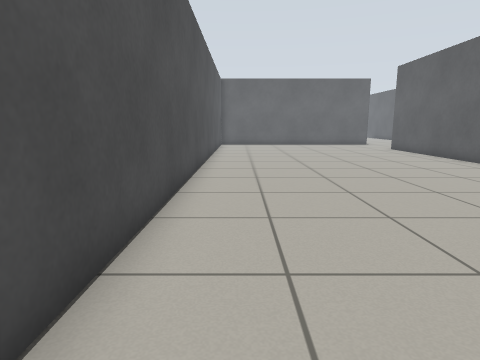
view 1 (above)

16 first-person views from a walk through a world built for the Gazebo simulator. The camera is 0.76 m above the floor, tilts 10° down and sees 75° across. Floor lines are 1 m apart. The floor is counted in squares, 0.5 m on a side. Each view is taken from the middle of a square. On the plan, view 1 faces up. The plan holds only what a view shows up to about 15 squares ahead; the rest is blank. The place goes on beyond the plan. Simple shapes stand in for some stock models.

view 2
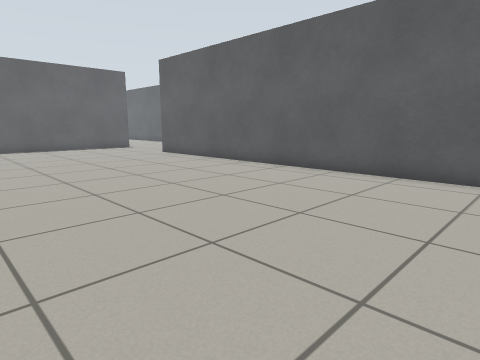

view 3
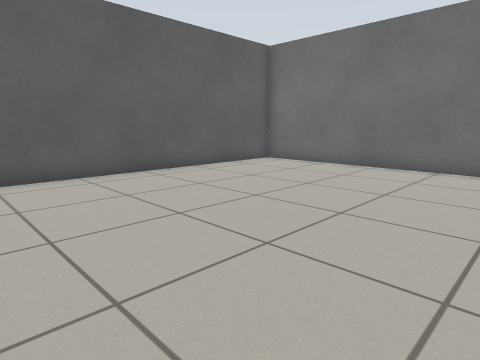

view 4
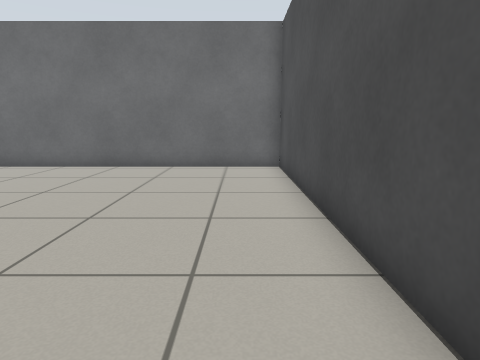

view 5
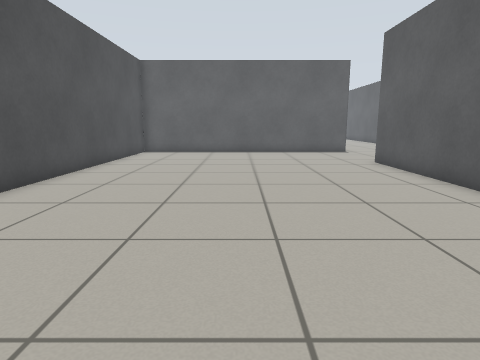

view 6
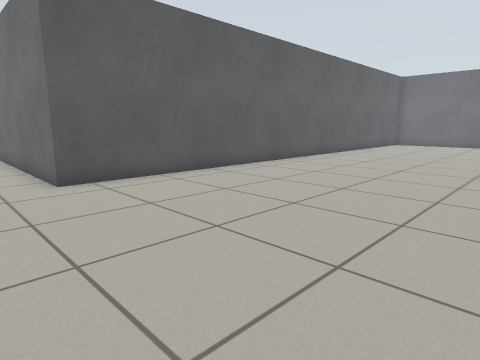

view 7
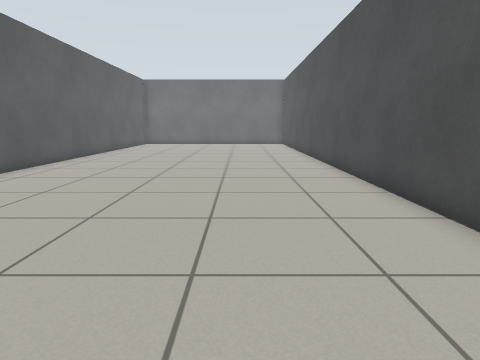

view 8
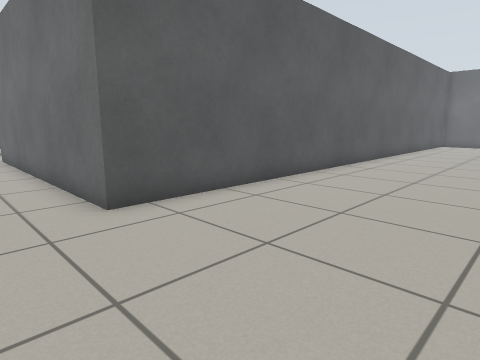

view 9
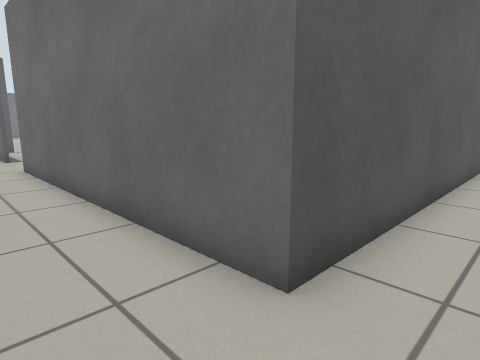

view 10
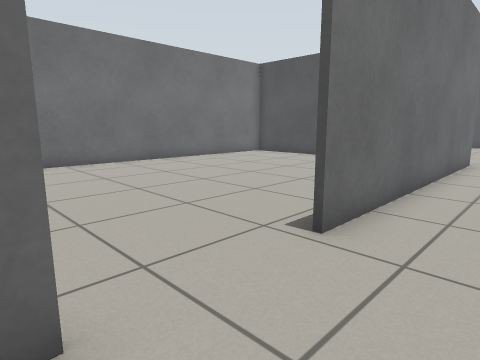

view 11
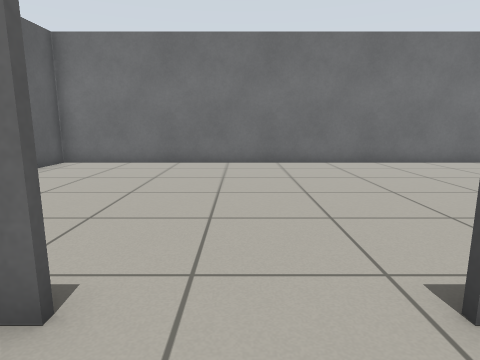

view 12
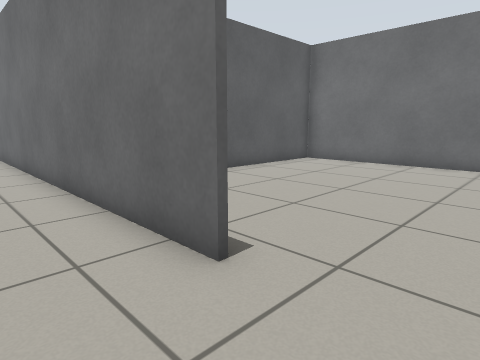

view 13
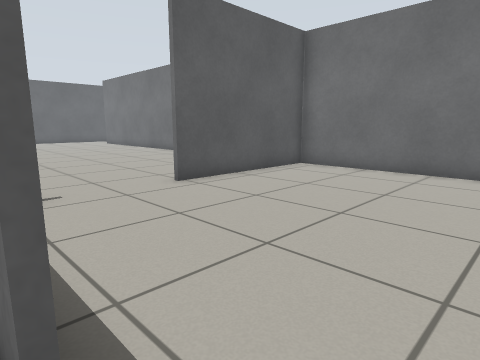

view 14
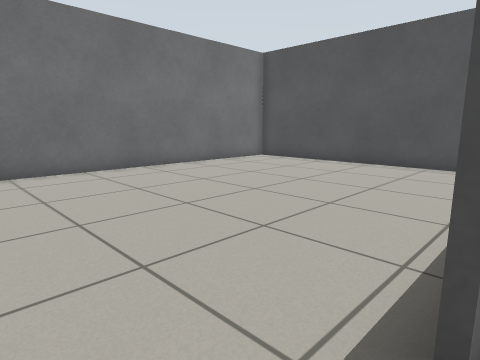

view 15
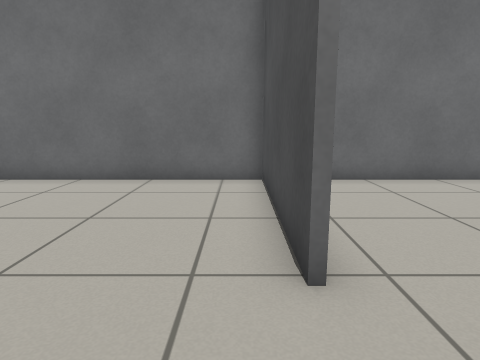

view 16
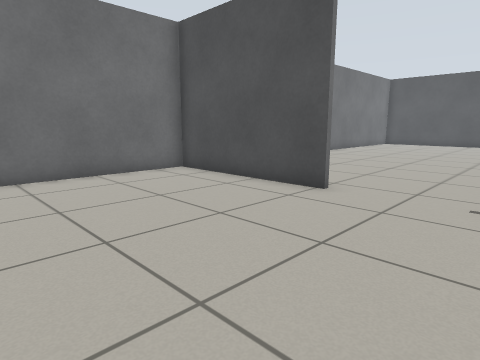

### Floor plan
Points are (right, up) in squares from view 1. A wall is a line through its corners. A room is listed if a view was taken in it or the views show most of it. See-through windows are left out.
Room 1 (views 1, 2, 3, 4, 5, 6, 7, 8, 9, 10, 11, 12, 13, 14)
walls: (-1.5, 22.4) (-1.5, -3.4) (9.5, -3.4) (9.5, 19.8) (20.2, 19.8); (23.5, 19.8) (36.5, 19.8)
ways out: opening at (22, 20) to room 3
Room 2 (views 15, 16)
walls: (29.3, 15.2) (29.3, 9.2); (29, 9.3) (36.5, 9.3)
ways out: opening at (29, 17) to room 3
Room 3 (no view inside)
walls: (9.7, 17.9) (9.7, 10.5); (10.9, 9.3) (29, 9.3); (29.2, 9.2) (29.2, 15.2)
ways out: opening at (22, 20) to room 1; opening at (29, 17) to room 2

Positions as (right, up) in squares from view 1, and headings:
1: (0, 0), facing up
2: (0, 4), facing up-right
3: (0, 8), facing down-right
4: (0, 8), facing down
5: (4, 7), facing up
6: (1, 22), facing down-right
7: (2, 22), facing down
8: (4, 22), facing down-right
9: (8, 22), facing down-right
10: (24, 22), facing down-left
11: (22, 22), facing down
12: (21, 22), facing down-right
13: (22, 20), facing down-right
14: (22, 20), facing down-left
15: (30, 18), facing down
16: (36, 19), facing down-left
